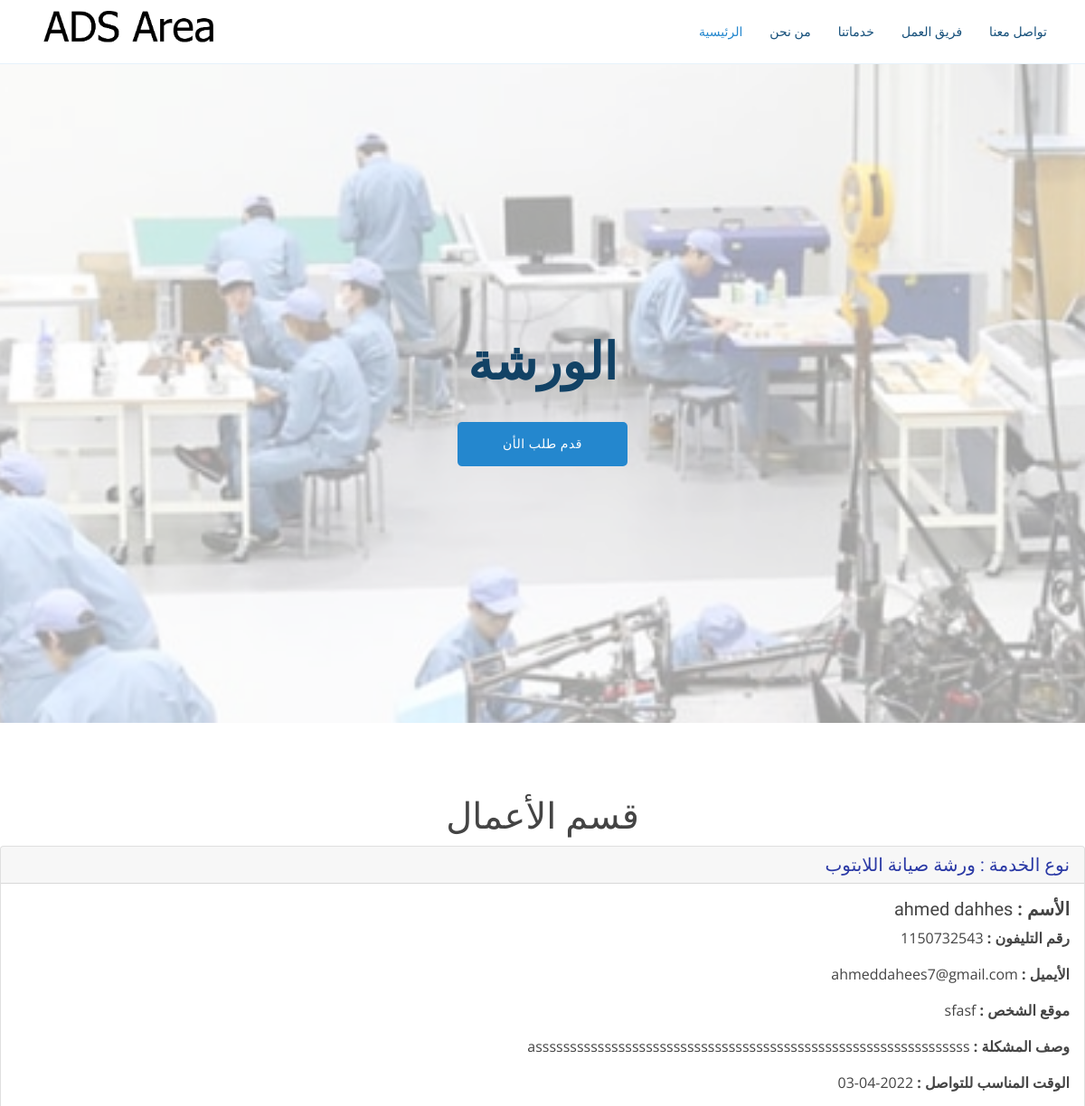
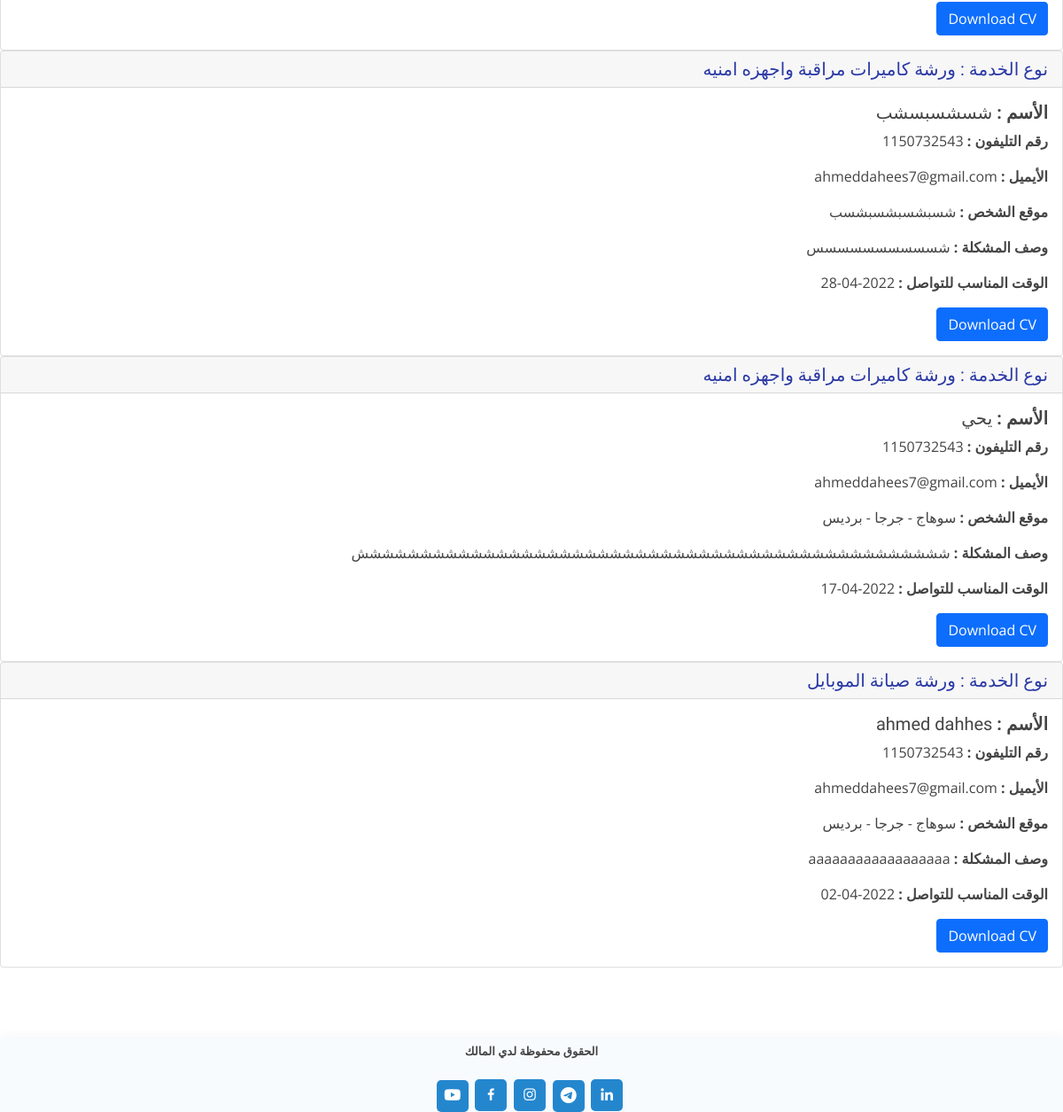
Screenshot of /things/elctronic.php with the database file from the repository (2 pictures, top to bottom).
### tables this page shows
CREATE TABLE `elctronic` (
  `id` int(11) NOT NULL,
  `fullname` varchar(600) NOT NULL,
  `email` varchar(1000) NOT NULL,
  `phone` int(40) NOT NULL,
  `flocation` varchar(1000) NOT NULL,
  `5dma` varchar(200) NOT NULL,
  `photo` varchar(2000) NOT NULL,
  `wsf` varchar(9999) NOT NULL,
  `ftime` date NOT NULL
);

### things/elctronic.php (the view, shortened to what this page needs)
<?php include "../forms/upload-electronic.php";
$comedata = "SELECT * FROM `elctronic`";
$reslut = mysqli_query($conn, $comedata);
$sql = mysqli_fetch_all($reslut , MYSQLI_ASSOC);
?>
<!DOCTYPE html>
<html lang="en">
<head>
    <link href="../assets/vendor/aos/aos.css" rel="stylesheet">
    <link href="../assets/vendor/bootstrap/css/bootstrap.min.css" rel="stylesheet">
    <link href="../assets/vendor/bootstrap-icons/bootstrap-icons.css" rel="stylesheet">
    <link href="../assets/vendor/boxicons/css/boxicons.min.css" rel="stylesheet">
    <link href="../assets/vendor/glightbox/css/glightbox.min.css" rel="stylesheet">
    <link href="../assets/vendor/remixicon/remixicon.css" rel="stylesheet">
    <link href="../assets/vendor/swiper/swiper-bundle.min.css" rel="stylesheet">
    <link href="../assets/css/style.css" rel="stylesheet">
</head>
<body>
    <header id="header" class="fixed-top">
        <div class="container d-flex align-items-center justify-content-between">
            <a href="index.html" class="logo"><img src="../assets/img/logo.png" alt="" class="img-fluid"></a>
            <nav id="navbar" class="navbar">
                <ul>
                    <li><a class="nav-link scrollto active" href="../index.php">الرئيسية</a></li>
                    <li><a class="nav-link scrollto" href="../index.php#about">من نحن</a></li>
                    <li><a class="nav-link scrollto" href="../index.php#services">خدماتنا</a></li>
                    <li><a class="nav-link scrollto" href="../index.php#team">فريق العمل</a></li>
                    <li><a class="nav-link scrollto" href="../index.php#contact">تواصل معنا</a></li>
                </ul>
            </nav>
        </div>
    </header>
    <?php include "../assets/pages/centerpage.php" ?>
    <section class="inner-page">
    <center><h1>قسم الأعمال </h1></center>
   <?php foreach($sql as $electronic): ?>
    <div style=" text-align:right; direction: rtl;" class="card">
  <h5 class="card-header" style="color:#2a39a5;"> نوع الخدمة : <?php echo $electronic['5dma'] ?> </h5>
  <div class="card-body">
    <h5 class="card-text" > <b> الأسم : </b> <?php echo $electronic['fullname'] ?>     </h5>
    <p class="card-text"> <b> رقم التليفون : </b> <?php echo $electronic['phone'] ?></p>
    <p class="card-text"><b>  الأيميل : </b> <?php echo $electronic['email'] ?>   </p>
    <p class="card-text"> <b>  موقع الشخص : </b> <?php echo $electronic['flocation'] ?> </p>
    <p class="card-text">  <b>وصف المشكلة : </b><?php echo $electronic['wsf'] ?>   </p>
    <p class="card-text"> <b>  الوقت المناسب للتواصل : </b> <?php echo $electronic['ftime'] ?>   </p>
    <a href="../assets/photos/elctronics/<?php echo $electronic['photo']?>" download="<?php echo $electronic['fullname'] ?>" class="btn btn-primary">Download CV</a>
  </div>
</div>
<?php endforeach ?>
</section>
    <?php include "./../assets/pages/fotter.php" ?>
</body>
</html>

### assets/css/style.css (style rules this page uses)
body { font-family: "Open Sans", sans-serif; color: #444444; }
a { color: #2487ce; text-decoration: none; }
h1, h2, h3, h4, h5, h6 { font-family: 'Lemonada', cursive; }
#header { transition: all 0.5s; background: #fff; z-index: 997; padding: 5px 0; border-bottom: 1px solid #e6f2fb; }
#header .logo { font-size: 28px; margin: 0; padding: 0; line-height: 1; font-weight: 300; letter-spacing: 0.5px; font-family: 'Lemonada', cursive; }
#header .logo img { max-height: 60px; }
.navbar { padding: 0; }
.navbar ul { margin: 0; padding: 0; display: flex; list-style: none; align-items: center; }
.navbar li { position: relative; }
.navbar a, .navbar a:focus { display: flex; align-items: center; justify-content: space-between; padding: 10px 0 10px 30px; font-size: 14px; color: #16507b; white-space: nowrap; transition: 0.3s; }
.navbar a:hover, .navbar .active, .navbar .active:focus, .navbar li:hover>a { color: #2487ce; }
section { padding: 80px 0; overflow: hidden; }

### rows the page displays
elctronic: 5dma "ورشة صيانة اللابتوب", fullname "ahmed dahhes", phone "1150732543", email "ahmeddahees7@gmail.com", flocation "sfasf", wsf "asssssssssssssssssssssssssssssssssssssssssssssssssssssssssssssss", ftime "2022-04-03"
elctronic: 5dma "ورشة كاميرات مراقبة واجهزه امنيه", fullname "شسشسبسشب", phone "1150732543", email "ahmeddahees7@gmail.com", flocation "شسبشسبشسبشسب", wsf "شسسسسسسسسسس", ftime "2022-04-28"
elctronic: 5dma "ورشة كاميرات مراقبة واجهزه امنيه", fullname "يحي", phone "1150732543", email "ahmeddahees7@gmail.com", flocation "سوهاج - جرجا - برديس", wsf "ششششششششششششششششششششششششششششششششششششششششششششششش", ftime "2022-04-17"
elctronic: 5dma "ورشة صيانة الموبايل", fullname "ahmed dahhes", phone "1150732543", email "ahmeddahees7@gmail.com", flocation "سوهاج - جرجا - برديس", wsf "aaaaaaaaaaaaaaaaaa", ftime "2022-04-02"
